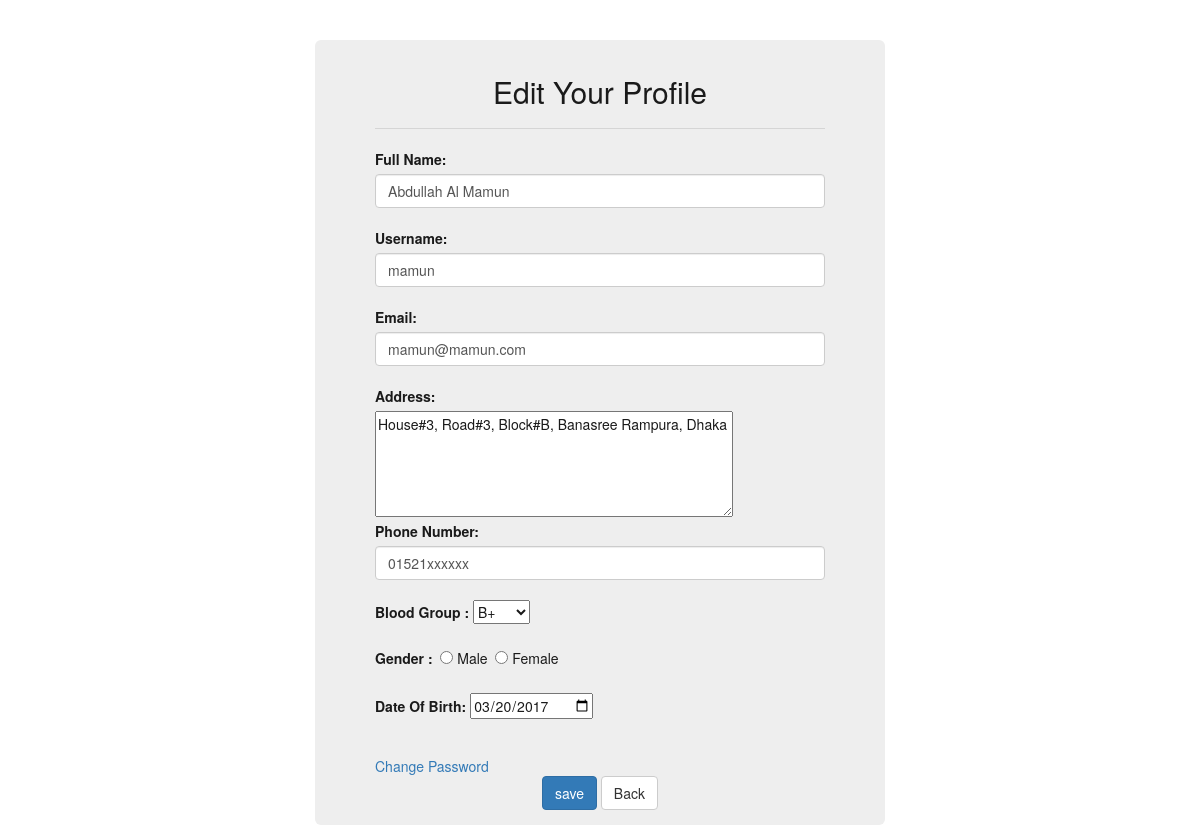
The app's page /backend/a_update.php?id=16 (signed in) with its own data.
### tables this page shows
CREATE TABLE `info` (
  `username` varchar(20) NOT NULL,
  `password` varchar(20) NOT NULL,
  `email` varchar(20) NOT NULL,
  `id` int(250) NOT NULL,
  `fullname` varchar(50) NOT NULL,
  `Address` text NOT NULL,
  `bloodgrp` text NOT NULL,
  `phone` text NOT NULL,
  `dob` text NOT NULL,
  `gender` varchar(10) NOT NULL
);

### backend/a_update.php (the view, shortened to what this page needs)
<?php
	require_once('dbconfig/config.php');
    $id=$_GET['id'];
    $sql= "SELECT * FROM info where id='$id'";
    $result = mysqli_query($con, $sql);
    $row = mysqli_fetch_array($result);
    $username  =$row['username'];
    $email     =$row['email'];
    $fullname  =$row['fullname'];
    $address   =$row['Address'];
    $bloodgrp  =$row['bloodgrp'];
    $phone     =$row['phone'];
    $dob       =$row['dob'];
?>
<!DOCTYPE html>
<html>
<head>
<link rel="stylesheet" href="css/bootstrap.css">
<link rel="stylesheet" href="css/style.css" type="text/css">
</head>
<body>
	<div class="container">
	<div class="jumbotron reg">
	<h2>Edit Your Profile</h2><hr>
		<form action="" method="post" autocomplete="on" name="myForm" onsubmit="return validate();">
			<div class="form-group">
			    <label><b>Full Name:</b></label><br>
				<input type="text" class="form-control" value="<?php echo $fullname; ?>" name="fullname"><br>
				<label><b>Username:</b></label><br>
				<input type="text" class="form-control" value="<?php echo $username; ?>" name="username"><br>
                <label><b>Email:</b></label><br>
				<input type="email" class="form-control" value="<?php echo $email; ?>" name="email"><br>
				<label><b>Address:</b></label><br>
				<textarea name="address" rows="5" cols="45"><?php echo $address; ?></textarea>
				<br>
				<label><b>Phone Number:</b></label><br>
				<input type="text" class="form-control" value="<?php echo $phone; ?>" name="phone"><br>
                <label>Blood Group : </label>
				<select name="bloodgrp">
                    <option value="<?php echo $bloodgrp;?>"><?php echo $bloodgrp; ?></option>
                </select>
				<br><br>
				<label>Gender : </label>
				&nbsp;<input type="radio" name="gender" value="male">&nbsp;Male
				&nbsp;<input type="radio" name="gender" value="female">&nbsp;Female
				<br><br>
				<label>Date Of Birth: </label>
				<input type="date" name="dob" value="<?php echo $dob; ?>">
				<br><br>
            </div>
            <a href="chpassword.php">Change Password</a>
             <center>
				<button name="update" class="btn btn-primary" type="submit">save</button>
				<a href="adminpage.php"><button type="button" class="btn btn-default">Back</button></a>
		    </center>
		</form>
    </div>
    </div>
</body>
</html>

### backend/css/style.css (style rules this page uses)
.reg { width: 50%; padding: 15px; margin: 0 auto; color: #1a1a1a; margin-top: 40px; }
h2 { text-align: center; }

### records on screen
info: fullname "Abdullah Al Mamun", username "mamun", email "mamun@mamun.com", address "House#3, Road#3, Block#B, Banasree Rampura, Dhaka", phone "01521xxxxxx", bloodgrp "B+", dob "03/20/2017"
